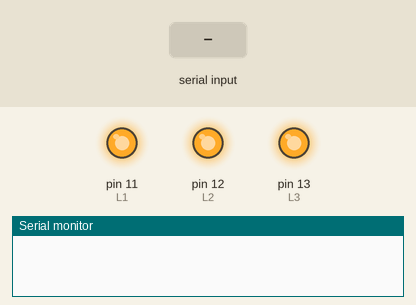
Bench run of a sketch on a simulated Arduino Uno, built with avr-gcc and run on an emulated ATmega328P. Parts: output pins drawn as LEDs (lit = HIGH), the last lines printed to the serial monitor. The inputs (shaded band) are chosen by the test bench.

Above: at 1.2 s.
1.3 s: "L1 on" received over Serial
At 2.6 s:
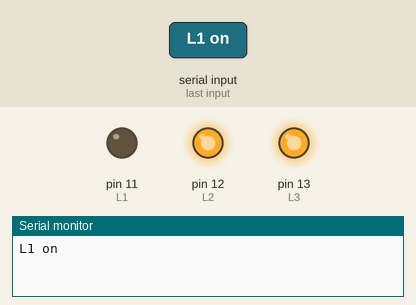
3.8 s: "L2 on" received over Serial
At 5.7 s:
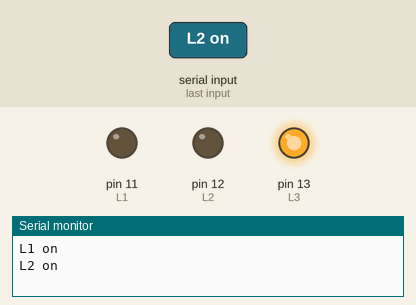
6.3 s: "L1 of" received over Serial
At 7.6 s:
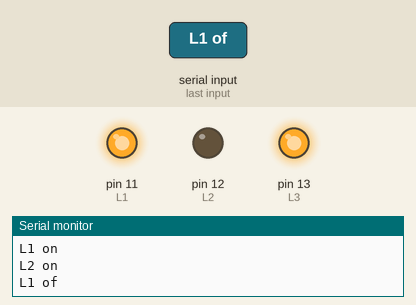
8.8 s: "L3 on" received over Serial
At 10.8 s:
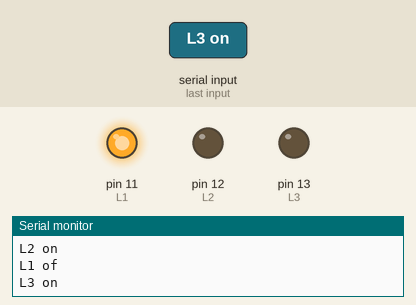
11.3 s: "L2 of" received over Serial
At 12.6 s:
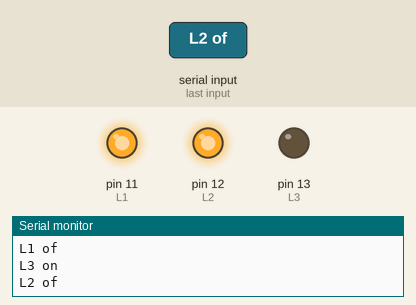
13.8 s: "L3 of" received over Serial
At 15.8 s:
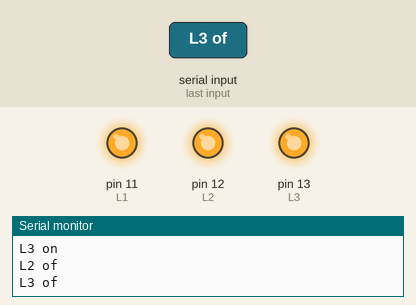
Timing chart, 0 to 17.3 s (numbered marks = the images above; inputs shaded):
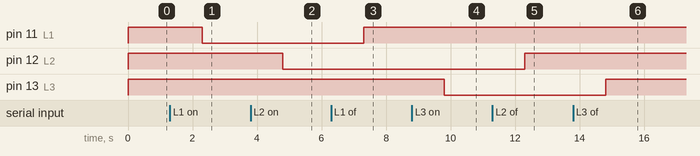

Measured:
- after the input at 1.3 s, pin 11 (L1): HIGH → LOW after 1.0 s
- after the input at 3.8 s, pin 12 (L2): HIGH → LOW after 1.0 s
- after the input at 6.3 s, pin 11 (L1): LOW → HIGH after 1.0 s
- after the input at 8.8 s, pin 13 (L3): HIGH → LOW after 1.0 s
- after the input at 11.3 s, pin 12 (L2): LOW → HIGH after 1.0 s
- after the input at 13.8 s, pin 13 (L3): LOW → HIGH after 1.0 s

The sketch:

VOICE_CONTROL_HOME_AUTOMATION.ino
```cpp
// voice control home automation

int L1 = 11;
int L2 = 12;
int L3 = 13;

String voice = "";

void setup() {
  Serial.begin(9600);

  pinMode(L1, OUTPUT);
  pinMode(L2, OUTPUT);
  pinMode(L3, OUTPUT);

  // Turn all OFF at start (change HIGH/LOW if your relay is active LOW)
  digitalWrite(L1, HIGH);
  digitalWrite(L2, HIGH);
  digitalWrite(L3, HIGH);
}

void loop() {

  if (Serial.available() > 0) {
    voice = Serial.readString();
    voice.trim();          // remove \n and spaces
    Serial.println(voice); // print correctly
  }

  // Relay 1
  if (voice == "L1 on") {
    digitalWrite(L1, LOW);   // active LOW relay
  }
  else if (voice == "L1 of") {
    digitalWrite(L1, HIGH);
  }

  // Relay 2
  else if (voice == "L2 on") {
    digitalWrite(L2, LOW);
  }
  else if (voice == "L2 of") {
    digitalWrite(L2, HIGH);
  }

  // Relay 3
  else if (voice == "L3 on") {
    digitalWrite(L3, LOW);
  }
  else if (voice == "L3 of") {
    digitalWrite(L3, HIGH);
  }

  voice = "";  // clear after execution
}
```
